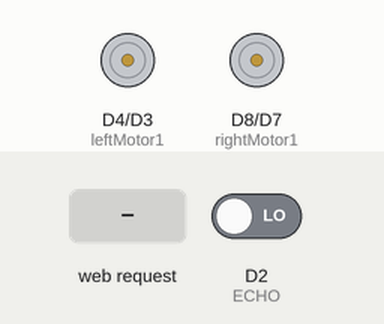
Bench run of a sketch on a simulated ESP8266 (NodeMCU). Shown: motor-driver pin pairs drawn as motors (green arrow = first pin HIGH = forward, orange = second pin HIGH = backward, longer = more drive, scaled by the enable pin). The inputs (shaded band) are chosen by the test bench; at power-on: D2 (ECHO) LOW. WiFi joins after 1.5 s; servers stay silent unless stated; what the sketch prints to the serial monitor is not drawn.

Above: at 2.7 s.
2.8 s: HTTP request GET /forward received
At 4.3 s:
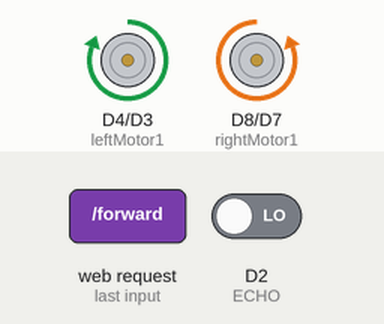
6.0 s: HTTP request GET /reverse received
At 7.0 s:
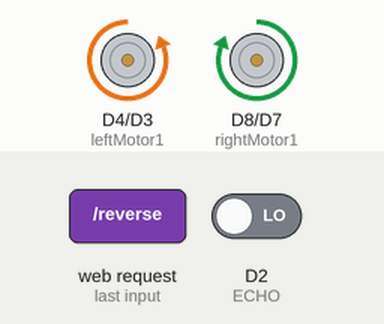
9.0 s: HTTP request GET /left received
At 10.3 s:
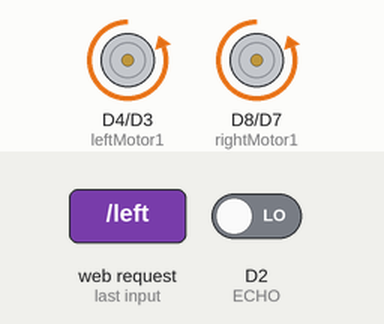
12.0 s: HTTP request GET /right received
At 12.9 s:
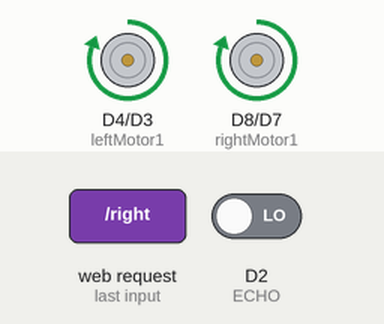
Timing chart, 0 to 15.0 s (numbered marks = the images above; inputs shaded):
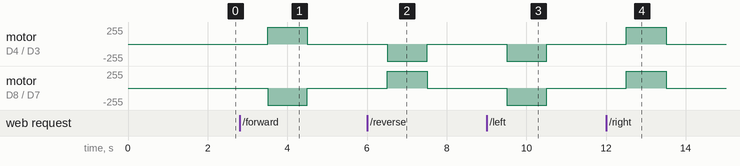

Measured:
- after the input at 2.8 s, motor on D4 (leftMotor1) / D3 (leftMotor2): stopped → forward 255/255 after 0.70 s, → stopped 1.0 s later; motor on D8 (rightMotor1) / D7 (rightMotor2): stopped → backward 255/255 after 0.70 s, → stopped 1.0 s later
- after the input at 6.0 s, motor on D4 (leftMotor1) / D3 (leftMotor2): stopped → backward 255/255 after 0.51 s, → stopped 1.0 s later; motor on D8 (rightMotor1) / D7 (rightMotor2): stopped → forward 255/255 after 0.51 s, → stopped 1.0 s later
- after the input at 9.0 s, motor on D4 (leftMotor1) / D3 (leftMotor2), motor on D8 (rightMotor1) / D7 (rightMotor2): stopped → backward 255/255 after 0.51 s, → stopped 1.0 s later
- after the input at 12.0 s, motor on D4 (leftMotor1) / D3 (leftMotor2), motor on D8 (rightMotor1) / D7 (rightMotor2): stopped → forward 255/255 after 0.51 s, → stopped 1.0 s later

The sketch:

Voice_Commands.ino
```cpp
/*************************************************************************************
*  Robot Control with Android App and NodeMCU
*
*  Differential Robot using H-Bridget L293D
*
*  Voice activation and response
*
*  Developed by Marcelo Rovai on 31March17
*  Visit my blog: https://MJRoBot.org
*
************************************************************************************/
#include <ESP8266WiFi.h>
WiFiClient client;
WiFiServer server(80);
const char* ssid = "Kareemot's iPhone";
const char* password = "hello2000";
#define TRIGGER D1
#define ECHO    D2

String  command =""; // Command received from Android device

// Set Motor Control Pins
int rightMotor2 = 13;    // D7 - right Motor +
int rightMotor1 = 15;    // D8 - right Motor -
int leftMotor2 = 0;    // D3 - left Motor +
int leftMotor1 = 2;    // D4 - left Motor -
int eneLeftMotor = 12;  // D6 - enable Mortor Left
int eneRightMotor = 14; // D5 - enable Mortor Right
float dist;

void setup()
{
  Serial.begin(115200);

  pinMode(eneLeftMotor, OUTPUT);
  pinMode(eneRightMotor, OUTPUT);
  pinMode(leftMotor1, OUTPUT);
  pinMode(leftMotor2, OUTPUT);
  pinMode(rightMotor1, OUTPUT);
  pinMode(rightMotor2, OUTPUT);
  pinMode(TRIGGER, OUTPUT);
  pinMode(ECHO, INPUT);

  digitalWrite(eneLeftMotor,LOW);
  digitalWrite(eneRightMotor,LOW);
  digitalWrite(leftMotor1,LOW);
  digitalWrite(leftMotor2,LOW);
  digitalWrite(rightMotor1,LOW);
  digitalWrite(rightMotor2,LOW);

  connectWiFi();
  server.begin();
}

void loop()
{

  dist = getDist();
  Serial.print(dist) ;

     if (dist < 11) {
        //stop
     Serial.println("Centimeter:");
    digitalWrite(eneLeftMotor,LOW);
    digitalWrite(eneRightMotor,LOW);
    digitalWrite(leftMotor1,LOW);
    digitalWrite(leftMotor2,LOW);
    digitalWrite(rightMotor1,LOW);
    digitalWrite(rightMotor2,LOW);
    }
    client = server.available();
    if (!client) return;
    command = checkClient ();


         if (command == "forward" || command == "frente" || command == "a frente")  rightMotor();  //when wiring is correct it should say forwardMotor
    else if (command == "reverse" || command == "reverso"|| command == "voltar") leftMotor();      //when wiring is correct it should say reverseMotor
    else if (command == "left"    || command == "esquerda") reverseMotor();                        //when wiring is correct it should say leftMotor
    else if (command == "right"   || command == "direita") forwardMotor();                         //when wiring is correct it should say rightMotor
    else if (command == "stop"    || command == "pare" || command == "parar" || command == "parando")     stopMotor();

    sendBackEcho(command); // send command echo back to android device
    command = "";


}

/* command motor forward */
void forwardMotor(void)
{
  digitalWrite(eneLeftMotor,HIGH);
  digitalWrite(eneRightMotor,HIGH);

  digitalWrite(leftMotor1,HIGH);
  digitalWrite(leftMotor2,LOW);
  digitalWrite(rightMotor1,HIGH);
  digitalWrite(rightMotor2,LOW);
}

/* command motor backward */
void reverseMotor(void)
{
  digitalWrite(eneLeftMotor,HIGH);
  digitalWrite(eneRightMotor,HIGH);

  digitalWrite(leftMotor1,LOW);
  digitalWrite(leftMotor2,HIGH);
  digitalWrite(rightMotor1,LOW);
  digitalWrite(rightMotor2,HIGH);
}

/* command motor turn left */
void leftMotor(void)
{
  digitalWrite(eneLeftMotor,HIGH);
  digitalWrite(eneRightMotor,HIGH);

  digitalWrite(leftMotor1,LOW);
  digitalWrite(leftMotor2,HIGH);
  digitalWrite(rightMotor1,HIGH);
  digitalWrite(rightMotor2,LOW);
}

/* command motor turn right */
void rightMotor(void)
{
  digitalWrite(eneLeftMotor,HIGH);
  digitalWrite(eneRightMotor,HIGH);

  digitalWrite(leftMotor1,HIGH);
  digitalWrite(leftMotor2,LOW);
  digitalWrite(rightMotor1,LOW);
  digitalWrite(rightMotor2,HIGH);
}

/* command motor stop */
void stopMotor(void)
{
  digitalWrite(eneLeftMotor,LOW);
  digitalWrite(eneRightMotor,LOW);

  digitalWrite(leftMotor1,LOW);
  digitalWrite(leftMotor2,LOW);
  digitalWrite(rightMotor1,LOW);
  digitalWrite(rightMotor2,LOW);
}

/* connecting WiFi */
void connectWiFi()
{
  Serial.println("Connecting to WIFI");
  WiFi.begin(ssid, password);
  while ((!(WiFi.status() == WL_CONNECTED)))
  {
    delay(300);
    Serial.print("..");
  }
  Serial.println("");
  Serial.println("WiFi connected");
  Serial.println("NodeMCU Local IP is : ");
  Serial.print((WiFi.localIP()));
}

/* check command received from Android Device */
String checkClient (void)
{
  while(!client.available()) delay(1);
  String request = client.readStringUntil('\r');
  request.remove(0, 5);
  request.remove(request.length()-9,9);
  return request;
}

/* send command echo back to android device */
void sendBackEcho(String echo)
{
  client.println("HTTP/1.1 200 OK");
  client.println("Content-Type: text/html");
  client.println("");
  client.println("<!DOCTYPE HTML>");
  client.println("<html>");
  client.println(echo);
  client.println("</html>");
  client.stop();
  delay(1);
}

//senor code to make the robot  stop when it's <11cm away from an object

float getDist(){
//float duration;
//float distance;
digitalWrite(TRIGGER, LOW);
  float duration = pulseIn(ECHO, HIGH);
  float distance = (duration/2) / 29.1;
return distance;
}
```
